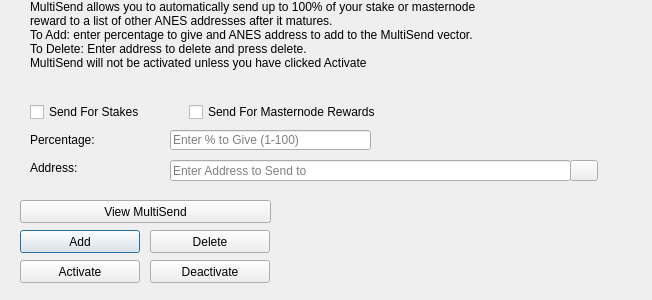
<?xml version="1.0" encoding="UTF-8"?>
<ui version="4.0">
 <class>MultiSendDialog</class>
 <widget class="QDialog" name="MultiSendDialog">
  <property name="windowModality">
   <enum>Qt::NonModal</enum>
  </property>
  <property name="geometry">
   <rect>
    <x>0</x>
    <y>0</y>
    <width>652</width>
    <height>300</height>
   </rect>
  </property>
  <property name="windowTitle">
   <string>MultiSend</string>
  </property>
  <widget class="QLineEdit" name="multiSendPercentEdit">
   <property name="geometry">
    <rect>
     <x>170</x>
     <y>130</y>
     <width>201</width>
     <height>20</height>
    </rect>
   </property>
   <property name="toolTip">
    <string>Enter whole numbers 1 - 100</string>
   </property>
   <property name="placeholderText">
    <string>Enter % to Give (1-100)</string>
   </property>
  </widget>
  <widget class="QLineEdit" name="multiSendAddressEdit">
   <property name="geometry">
    <rect>
     <x>170</x>
     <y>160</y>
     <width>401</width>
     <height>21</height>
    </rect>
   </property>
   <property name="toolTip">
    <string/>
   </property>
   <property name="placeholderText">
    <string>Enter Address to Send to</string>
   </property>
  </widget>
  <widget class="QLabel" name="label_2">
   <property name="geometry">
    <rect>
     <x>30</x>
     <y>0</y>
     <width>451</width>
     <height>121</height>
    </rect>
   </property>
   <property name="lineWidth">
    <number>1</number>
   </property>
   <property name="text">
    <string>MultiSend allows you to automatically send up to 100% of your stake or masternode reward to a list of other ANES addresses after it matures.
To Add: enter percentage to give and ANES address to add to the MultiSend vector.
To Delete: Enter address to delete and press delete.
MultiSend will not be activated unless you have clicked Activate</string>
   </property>
   <property name="alignment">
    <set>Qt::AlignLeading|Qt::AlignLeft|Qt::AlignTop</set>
   </property>
   <property name="wordWrap">
    <bool>true</bool>
   </property>
  </widget>
  <widget class="QLabel" name="message">
   <property name="geometry">
    <rect>
     <x>290</x>
     <y>200</y>
     <width>351</width>
     <height>91</height>
    </rect>
   </property>
   <property name="text">
    <string/>
   </property>
  </widget>
  <widget class="QPushButton" name="addButton">
   <property name="geometry">
    <rect>
     <x>20</x>
     <y>230</y>
     <width>120</width>
     <height>23</height>
    </rect>
   </property>
   <property name="toolTip">
    <string/>
   </property>
   <property name="statusTip">
    <string>Add to MultiSend Vector</string>
   </property>
   <property name="text">
    <string>Add</string>
   </property>
  </widget>
  <widget class="QPushButton" name="disableButton">
   <property name="geometry">
    <rect>
     <x>150</x>
     <y>260</y>
     <width>120</width>
     <height>23</height>
    </rect>
   </property>
   <property name="statusTip">
    <string>Deactivate MultiSend</string>
   </property>
   <property name="text">
    <string>Deactivate</string>
   </property>
  </widget>
  <widget class="QPushButton" name="addressBookButton">
   <property name="geometry">
    <rect>
     <x>570</x>
     <y>160</y>
     <width>28</width>
     <height>21</height>
    </rect>
   </property>
   <property name="toolTip">
    <string>Choose an address from the address book</string>
   </property>
   <property name="text">
    <string/>
   </property>
   <property name="icon">
    <iconset resource="../anes.qrc">
     <normaloff>:/icons/address-book</normaloff>:/icons/address-book</iconset>
   </property>
   <property name="shortcut">
    <string>Alt+A</string>
   </property>
   <property name="autoDefault">
    <bool>false</bool>
   </property>
  </widget>
  <widget class="QLabel" name="label">
   <property name="geometry">
    <rect>
     <x>30</x>
     <y>130</y>
     <width>121</width>
     <height>20</height>
    </rect>
   </property>
   <property name="toolTip">
    <string>Percentage of stake to send</string>
   </property>
   <property name="text">
    <string>Percentage:</string>
   </property>
  </widget>
  <widget class="QLabel" name="label_5">
   <property name="geometry">
    <rect>
     <x>30</x>
     <y>160</y>
     <width>111</width>
     <height>16</height>
    </rect>
   </property>
   <property name="toolTip">
    <string>Address to send portion of stake to</string>
   </property>
   <property name="text">
    <string>Address:</string>
   </property>
  </widget>
  <widget class="QPushButton" name="deleteButton">
   <property name="geometry">
    <rect>
     <x>150</x>
     <y>230</y>
     <width>120</width>
     <height>23</height>
    </rect>
   </property>
   <property name="toolTip">
    <string/>
   </property>
   <property name="statusTip">
    <string>Delete Address From MultiSend Vector</string>
   </property>
   <property name="text">
    <string>Delete</string>
   </property>
  </widget>
  <widget class="QPushButton" name="activateButton">
   <property name="geometry">
    <rect>
     <x>20</x>
     <y>260</y>
     <width>120</width>
     <height>23</height>
    </rect>
   </property>
   <property name="statusTip">
    <string>Activate MultiSend</string>
   </property>
   <property name="text">
    <string>Activate</string>
   </property>
  </widget>
  <widget class="QPushButton" name="viewButton">
   <property name="geometry">
    <rect>
     <x>20</x>
     <y>200</y>
     <width>251</width>
     <height>23</height>
    </rect>
   </property>
   <property name="toolTip">
    <string/>
   </property>
   <property name="statusTip">
    <string>View MultiSend Vector</string>
   </property>
   <property name="text">
    <string>View MultiSend</string>
   </property>
  </widget>
  <widget class="QWidget" name="horizontalLayoutWidget">
   <property name="geometry">
    <rect>
     <x>30</x>
     <y>100</y>
     <width>351</width>
     <height>24</height>
    </rect>
   </property>
   <layout class="QHBoxLayout" name="horizontalLayout">
    <item>
     <widget class="QCheckBox" name="multiSendStakeCheckBox">
      <property name="text">
       <string>Send For Stakes</string>
      </property>
     </widget>
    </item>
    <item>
     <widget class="QCheckBox" name="multiSendMasternodeCheckBox">
      <property name="text">
       <string>Send For Masternode Rewards</string>
      </property>
     </widget>
    </item>
   </layout>
  </widget>
 </widget>
 <resources>
  <include location="../anes.qrc"/>
 </resources>
 <connections/>
</ui>
